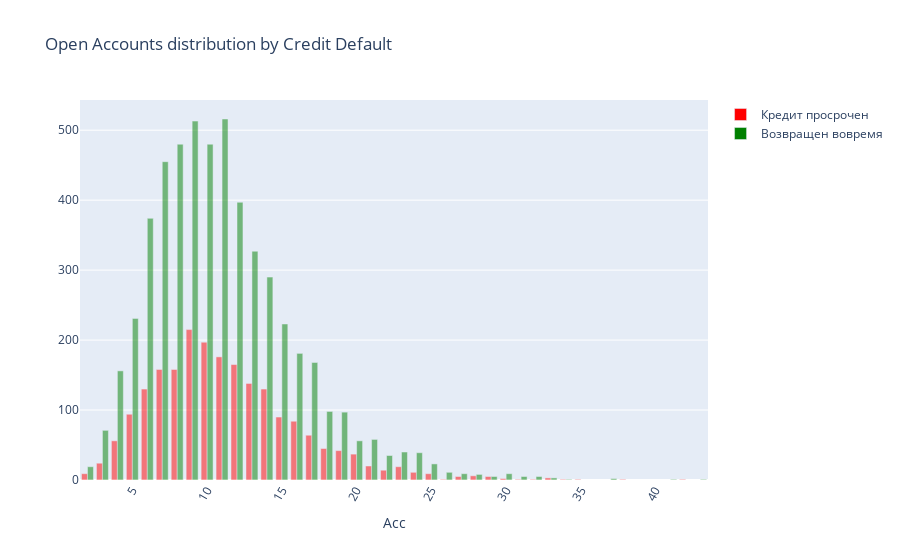

Notebook code for this chart:
### Code cell
trace1 = go.Bar(
            x = train_df[train_df['Credit Default'] == 1]['Number of Open Accounts'].value_counts().index.values,
            y = train_df[train_df['Credit Default'] == 1]['Number of Open Accounts'].value_counts().values,
            name='Кредит просрочен',
            marker=dict(color='red',opacity=0.5)
)
trace2 = go.Bar(
            x = train_df[train_df['Credit Default'] == 0]['Number of Open Accounts'].value_counts().index.values,
            y = train_df[train_df['Credit Default'] == 0]['Number of Open Accounts'].value_counts().values,
            name='Возвращен вовремя',
            marker=dict(color='green',opacity=0.5)
)

data = [trace1, trace2]
    
layout = go.Layout(title="Open Accounts distribution by Credit Default",
    xaxis=dict(title='Acc',tickangle=-60),
    barmode='group'
)

fig = go.Figure(data=data, layout=layout)
iplot(fig)

### Figure 1 — Plotly figure (JSON) as saved in the notebook; plotly's stock layout.template omitted (floating-point values rounded to 4 significant figures)
{"data": [{"marker": {"color": "red", "opacity": 0.5}, "name": "Кредит просрочен", "type": "bar", "x": [9, 10, 11, 12, 7, 8, 13, 6, 14, 5, 15, 16, 17, 4, 18, 19, 20, 3, 21, 23, 22, 24, 2, 25, 28, 29, 27, 33, 30, 32, 38, 31, 42, 26, 34, 35], "y": [215, 197, 176, 165, 158, 158, 138, 130, 130, 94, 90, 84, 64, 56, 45, 42, 37, 24, 20, 19, 14, 11, 9, 9, 6, 5, 5, 3, 2, 1, 1, 1, 1, 1, 1, 1]}, {"marker": {"color": "green", "opacity": 0.5}, "name": "Возвращен вовремя", "type": "bar", "x": [11, 9, 8, 10, 7, 12, 6, 13, 14, 5, 15, 16, 17, 4, 18, 19, 3, 21, 20, 23, 24, 22, 25, 2, 26, 30, 27, 28, 32, 31, 29, 33, 37, 43, 41, 34], "y": [516, 513, 480, 480, 455, 397, 374, 327, 290, 231, 223, 181, 168, 156, 98, 97, 71, 58, 56, 40, 39, 35, 23, 19, 11, 9, 9, 8, 5, 5, 5, 3, 2, 1, 1, 1]}], "layout": {"barmode": "group", "title": {"text": "Open Accounts distribution by Credit Default"}, "xaxis": {"tickangle": -60, "title": {"text": "Acc"}}}}
